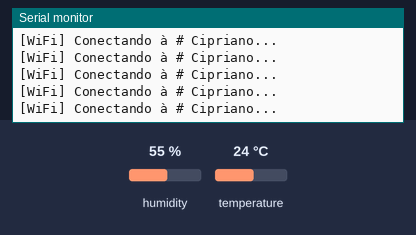
A program run on a simulated ESP8266 (NodeMCU). Shown: the last lines printed to the serial monitor. The test bench sets the inputs (shaded band); at power-on: humidity 55 %, temperature 24 °C. WiFi joins after 1.5 s; servers stay silent unless stated; no MQTT or app messages arrive unless stated.

Above: at 1.5 s.
1.6 s: humidity set to 22 %
At 1.74 s:
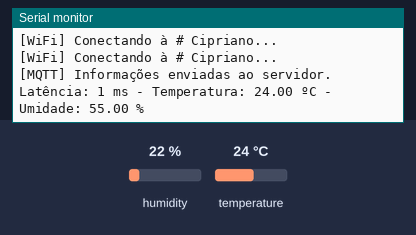
4.7 s: temperature set to 12 °C
At 4.76 s:
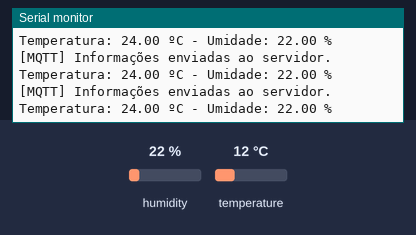
7.8 s: humidity set to 40 %
At 7.99 s:
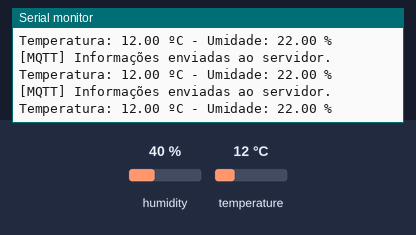
Timing chart, 0 to 10.8 s (numbered marks = the images above; inputs shaded):
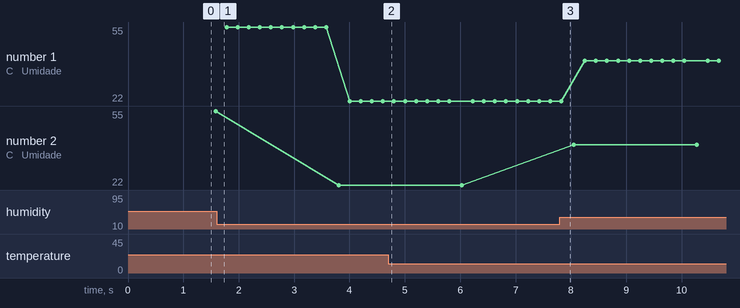

Measured:
- plotted number 1: 22 → 40 after the input at 7.8 s
- plotted number 2: 55 → 22 after the input at 1.6 s, 22 → 40 after the input at 7.8 s

The program:

main.cpp
```cpp
/*

RScada v0.1a
Projeto com a finalidade de medição temperatura e umidade.
Envio: MQTT
Programação: Arduino
Microcontrolador: ESP8266

*/

#include <ESP8266WiFi.h>
//#include <ESP8266HTTPClient.h>

#include <Adafruit_Sensor.h>
#include <DHT.h>

DHT dht(5, DHT11);

#include <MQTT.h>

WiFiClient net;
MQTTClient mqtt;

float dadosTemperatura = 0;
float dadosUmidade = 0;

const char* ssid = "# Cipriano";
const char* senha = "globo321";

//const String token = "53027A";
const char* token = "53027A";

String float2str(float x, byte precision = 2) {
  char tmp[50];
  dtostrf(x, 0, precision, tmp);
  return String(tmp);
}

bool conectaWiFi() {
  if (WiFi.status() != WL_CONNECTED) {
    Serial.println("[WiFi] Conectando à "+String(ssid)+"...");
    delay(250);
    return 0;
  } else
    return 1;
}

void wdt() {
  ESP.wdtFeed();
  yield();
}

void setup() {
  Serial.begin(9600);
  Serial.println("[ESP] Iniciando dispositivo...");

  //WiFi.persistent(false);
  //WiFi.disconnect(true);
  WiFi.mode(WIFI_STA);
  WiFi.begin(ssid, senha);
  //WiFi.setSleep(false);

  conectaWiFi();
  dht.begin();

  mqtt.begin("mqtt.rscada.ga", net);
  mqtt.connect(token, token, token);
}

/*
String WiFiGET(String link) {
  if (!conectaWiFi()) return "";

  HTTPClient http;
  http.begin(link);
  http.setTimeout(2000);

  int httpCode = http.GET(); // Recebe o código que o servidor retornou.

  if (httpCode == HTTP_CODE_OK) { // Se a conexão obtiver sucesso, executa o código abaixo.
    String resposta = http.getString(); // Recebe o conteúdo da página.
    http.end();
    //Serial.println(resposta);
    return resposta;
  }

  http.end(); // Encerra conexão HTTP.
  return "";
}
*/

unsigned long tempoTotal = 0;

void loop() {
  if(conectaWiFi()){

    float umidade = dht.readHumidity();
    float temperatura = dht.readTemperature();

    if (isnan(umidade) || isnan(temperatura)) {
      Serial.println("[DHT11] Falha ao obter informacoes!");
      wdt();
      return;
    }

    unsigned long tempoInicial = millis();

    /*
    String dadosGet = "";

    if(tempoTotal > 0)
      dadosGet = "umidade="+float2str(umidade)+"&temperatura="+float2str(temperatura)+"&latencia="+String(tempoTotal);
    else
      dadosGet = "umidade="+float2str(umidade)+"&temperatura="+float2str(temperatura);

    String webservice = WiFiGET("http://sistema.rscada.ga/api/"+token+"/envio?"+dadosGet);
    */

    if(mqtt.connected()){
      mqtt.publish(String(token)+"/umidade", float2str(umidade), false, 1);
      tempoTotal = millis() - tempoInicial;

      mqtt.publish(String(token)+"/temperatura", float2str(temperatura), false, 1);

      if(tempoTotal > 0){
        mqtt.publish(String(token)+"/latencia", String(tempoTotal), false, 1);
        Serial.println("[MQTT] Informações enviadas ao servidor.\nLatência: "+String(tempoTotal)+" ms - Temperatura: "+float2str(temperatura)+" ºC - Umidade: "+float2str(umidade)+" %");
      } else
        Serial.println("[MQTT] Informações enviadas ao servidor.\nTemperatura: "+float2str(temperatura)+" ºC - Umidade: "+float2str(umidade)+" %");
    } else {
      mqtt.disconnect();
      mqtt.connect(token, token, token);
    }

    while((millis() - tempoInicial) < 200) wdt();
  }
  wdt();
}
```
